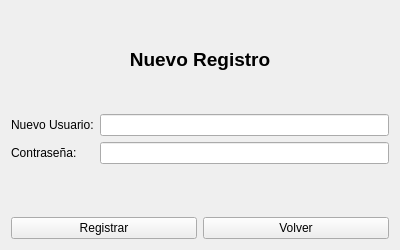
<?xml version="1.0" encoding="UTF-8"?>
<ui version="4.0">
 <class>RegisterDialog</class>
 <widget class="QWidget" name="RegisterDialog">
  <property name="geometry">
   <rect>
    <x>0</x>
    <y>0</y>
    <width>400</width>
    <height>250</height>
   </rect>
  </property>
  <property name="windowTitle">
   <string>Registro de Nuevo Operador</string>
  </property>
  <layout class="QVBoxLayout" name="verticalLayout">
   <item>
    <widget class="QLabel" name="labelTitleReg">
     <property name="font">
      <font>
       <pointsize>14</pointsize>
       <bold>true</bold>
      </font>
     </property>
     <property name="text">
      <string>Nuevo Registro</string>
     </property>
     <property name="alignment">
      <set>Qt::AlignmentFlag::AlignCenter</set>
     </property>
    </widget>
   </item>
   <item>
    <layout class="QFormLayout" name="formLayoutReg">
     <item row="0" column="0">
      <widget class="QLabel" name="labelNewUser">
       <property name="text">
        <string>Nuevo Usuario:</string>
       </property>
      </widget>
     </item>
     <item row="0" column="1">
      <widget class="QLineEdit" name="lineEditNewUser"/>
     </item>
     <item row="1" column="0">
      <widget class="QLabel" name="labelNewPass">
       <property name="text">
        <string>Contraseña:</string>
       </property>
      </widget>
     </item>
     <item row="1" column="1">
      <widget class="QLineEdit" name="lineEditNewPass">
       <property name="echoMode">
        <enum>QLineEdit::EchoMode::Password</enum>
       </property>
      </widget>
     </item>
    </layout>
   </item>
   <item>
    <layout class="QHBoxLayout" name="horizontalLayoutReg">
     <item>
      <widget class="QPushButton" name="btnRegisterSubmit">
       <property name="text">
        <string>Registrar</string>
       </property>
      </widget>
     </item>
     <item>
      <widget class="QPushButton" name="btnBack">
       <property name="text">
        <string>Volver</string>
       </property>
      </widget>
     </item>
    </layout>
   </item>
  </layout>
 </widget>
 <resources/>
 <connections/>
</ui>
